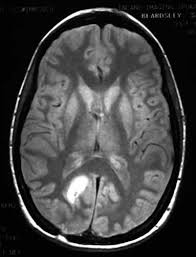
%> input picture Implementation  of Morphological and Filters/mr2.jpg, 196 x 257 px
$ octave clo_of_op_filter.m   (GNU Octave 9; MATLAB toolbox functions it lacks are replaced by stand-ins)
%> lines starting %> are read from the running program, lines starting %| are printed output that depends on the picture; in (x1, y1, x2, y2) boxes, pixels count from 0 and x2, y2 are one past the last pixel; in counts of white or black regions, pixels touching at a corner belong together; the program's own positions count from 1
### Implementation  of Morphological and Filters/usnr.m
function usnr=usnr(outi,inpui)
outii=outi;
inpuii=inpui;
[m n]=size(inpuii);
 pixa=m*n;
 messs=0.0;
outtt=(outii-inpuii);
outtt=outtt.*outtt;
messs=sum(sum(outtt));
inpuii=(inpuii.*inpuii);
inpuii=sum(sum(inpuii));
 af=inpuii/messs;
 usnr=20*log((af))/log(10);

### Implementation  of Morphological and Filters/upsnr.m
function upsnr=upsnr(outi,inpui)
 [m n]=size(inpui);
 pixa=m*n;
 mes=0.0;
outt=(outi-inpui);
outt=outt.*outt;
mes=sum(sum(outt));
 mes=(mes)/pixa;
 af=(255*255)/mes;
 upsnr=20*log((af))/log(10);

### Implementation  of Morphological and Filters/clo_of_op_filter.m
% OPENING.....

A=imread('mr2.jpg');
%> A is the input picture: size 257x196x3 uint8; min 0, max 255, mean 66.4
A=imnoise(A,'salt & pepper',.01);

A=im2bw(A);
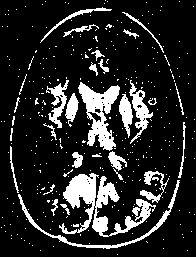
%> A: size 257x196 logical; 15.9% white; 352 white regions (322 under 20 px), largest, box (x1, y1, x2, y2) and area: (59, 173, 156, 237) 2142, (78, 82, 120, 151) 1308, (18, 180, 180, 249) 695
figure,imshow(A);
%Structuring element

B2=[0 1 0;1 1 1;0 1 0];
m=floor(size(B2,1)/2);
n=floor(size(B2,2)/2);
%Pad array on all the sides
C=padarray(A,[m n],1);
%> C: size 259x198 logical; 17.3% white; 352 white regions (321 under 20 px), largest, box (x1, y1, x2, y2) and area: (60, 174, 157, 238) 2142, (79, 83, 121, 152) 1308, (0, 0, 198, 259) 911
D=false(size(A));
for i=1:size(C,1)-(2*m)
    for j=1:size(C,2)-(2*n)
        Temp=C(i:i+(2*m),j:j+(2*n));
        matc=B2&Temp;
if(matc==B2)
D(i,j)= 1  ;
else
  D(i,j)=0;

end

    end
end
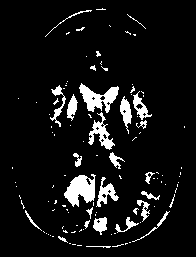
%> D: size 257x196 logical; 8% white; 111 white regions (84 under 20 px), largest, box (x1, y1, x2, y2) and area: (64, 174, 96, 207) 648, (79, 83, 119, 113) 565, (88, 112, 115, 150) 362

figure,imshow(D);


%Pad array on all the sides
C=padarray(D,[m n]);
%> C: size 259x198 logical; 7.9% white; 111 white regions (84 under 20 px), largest, box (x1, y1, x2, y2) and area: (65, 175, 97, 208) 648, (80, 84, 120, 114) 565, (89, 113, 116, 151) 362
E=false(size(A));
for i=1:size(C,1)-(2*m)
    for j=1:size(C,2)-(2*n)
        Temp=C(i:i+(2*m),j:j+(2*n));
        E(i,j)=max(max(Temp&B2));
    end
end
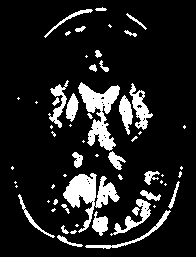
%> E: size 257x196 logical; 12.9% white; 59 white regions (30 under 20 px), largest, box (x1, y1, x2, y2) and area: (63, 173, 120, 233) 1305, (78, 82, 120, 151) 1245, (129, 83, 153, 130) 436

figure,imshow(E);


%CLOSING.....


%Dilation.....

%Pad array on all the sides
C=padarray(E,[m n]);
%> C: size 259x198 logical; 12.7% white; 59 white regions (30 under 20 px), largest, box (x1, y1, x2, y2) and area: (64, 174, 121, 234) 1305, (79, 83, 121, 152) 1245, (130, 84, 154, 131) 436
H=false(size(E));
for i=1:size(C,1)-(2*m)
    for j=1:size(C,2)-(2*n)
        Temp=C(i:i+(2*m),j:j+(2*n));
        H(i,j)=max(max(Temp&B2));
    end
end
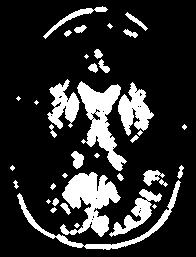
%> H: size 257x196 logical; 18.1% white; 38 white regions (12 under 20 px), largest, box (x1, y1, x2, y2) and area: (60, 172, 121, 237) 2007, (77, 81, 127, 171) 1797, (17, 180, 181, 250) 1068

figure,imshow(H);

% erosion....
C=padarray(H,[m n],1);
%> C: size 259x198 logical; 19.6% white; 39 white regions (12 under 20 px), largest, box (x1, y1, x2, y2) and area: (61, 173, 122, 238) 2007, (78, 82, 128, 172) 1797, (18, 181, 182, 251) 1068
I=false(size(H));
for i=1:size(C,1)-(2*m)
    for j=1:size(C,2)-(2*n)
        Temp=C(i:i+(2*m),j:j+(2*n));
        matc=B2&Temp;
if(matc==B2)
I(i,j)= 1  ;
else
  I(i,j)=0;

end

    end
end
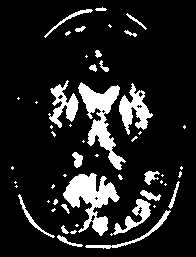
%> I: size 257x196 logical; 13.4% white; 52 white regions (29 under 20 px), largest, box (x1, y1, x2, y2) and area: (63, 173, 120, 236) 1609, (78, 82, 126, 170) 1481, (119, 83, 153, 135) 783

figure,imshow(I);
snr1=usnr(I,A)
%> in usnr, `outtt=(outii-inpuii);`:
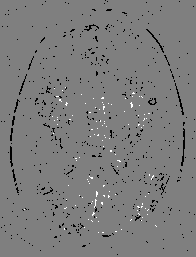
%> outtt: size 257x196 double; min -1, max 1, mean -0.0246; drawn with min black and max white
%> in usnr, `outtt=outtt.*outtt;`:
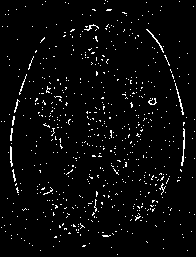
%> outtt: size 257x196 double; values 0 (black) and 1 (white), 3.4% white in thin lines or dots
%> in usnr, `messs=sum(sum(outtt));`: messs = 1694
%> in usnr, `inpuii=sum(sum(inpuii));`: inpuii = 7987
%> in usnr, `af=inpuii/messs;`: af = 4.71
%> in usnr, `usnr=20*log((af))/log(10);`: usnr = 13.47
%> snr1 = 13.47
psnr1=upsnr(I,A)
%> in upsnr, `mes=sum(sum(outt));`: mes = 1694
%> in upsnr, `mes=(mes)/pixa;`: mes = 0.0336
%> in upsnr, `af=(255*255)/mes;`: af = 1933553.3
%> in upsnr, `upsnr=20*log((af))/log(10);`: upsnr = 125.7
%> psnr1 = 125.7
clear all

$ run again, with Implementation  of Morphological and Filters/im.jpg copied over Implementation  of Morphological and Filters/mr2.jpg
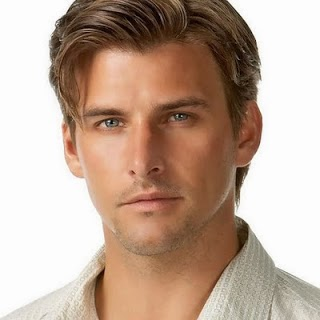
%> input picture Implementation  of Morphological and Filters/im.jpg, 320 x 320 px
%> A is the input picture: size 320x320x3 uint8; mean R, G, B 191.7, 168, 152.3
%> `A=im2bw(A);`:
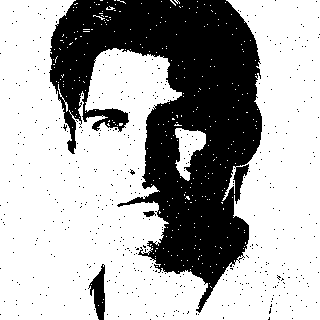
%> A: size 320x320 logical; 67.1% white; 491 black regions (488 under 20 px), largest, box (x1, y1, x2, y2) and area: (49, 0, 262, 313) 32499, (88, 264, 105, 320) 510, (143, 211, 156, 217) 50
%> in usnr, `outtt=outtt.*outtt;`:
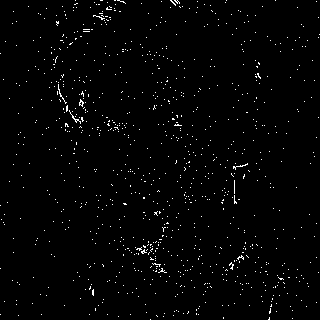
%> outtt: size 320x320 double; values 0 (black) and 1 (white), 1.5% white in thin lines or dots
%> messs = 1564
%> in usnr, `inpuii=sum(sum(inpuii));`: inpuii = 68755
%> in usnr, `af=inpuii/messs;`: af = 43.96
%> usnr = 32.86
%> in upsnr, `mes=sum(sum(outt));`: mes = 1564
%> in upsnr, `mes=(mes)/pixa;`: mes = 0.0153
%> in upsnr, `af=(255*255)/mes;`: af = 4257391.3
%> upsnr = 132.6
